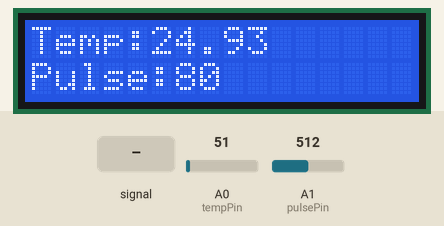
Simulated run of this sketch. Board: Arduino Uno, built with avr-gcc and run on an emulated ATmega328P. Parts: 16×2 character LCD. The inputs (shaded band) are chosen by the test bench; at power-on: A1 (pulsePin) = 512, A0 (tempPin) = 51.

Above: at 1.2 s.
1.3 s: A1 (pulsePin) fed a 200 Hz sine of ±81 counts around its level
At 2.7 s:
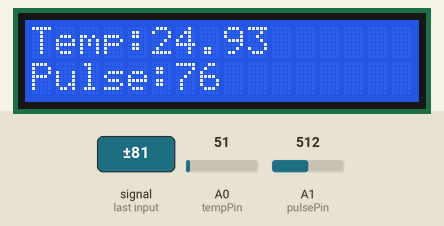
4.5 s: A1 (pulsePin) set to 716
At 5.6 s:
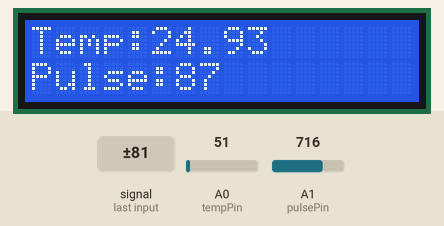
6.5 s: A0 (tempPin) set to 61
At 7.5 s:
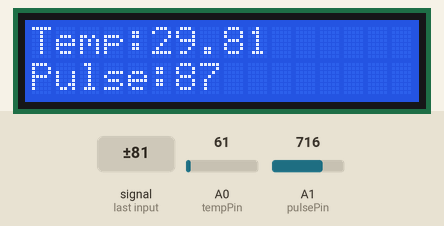
8.6 s: A1 (pulsePin) fed a 1000 Hz sine of ±255 counts around its level
At 10.4 s:
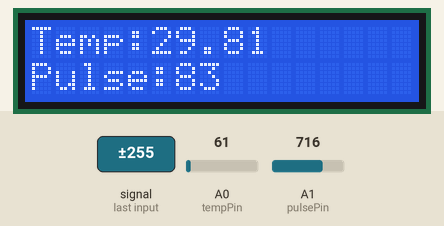
12.6 s: A0 (tempPin) set to 71
At 13.9 s:
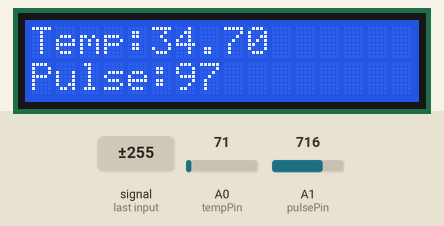
15.6 s: A1 (pulsePin) set to 900
At 17.4 s:
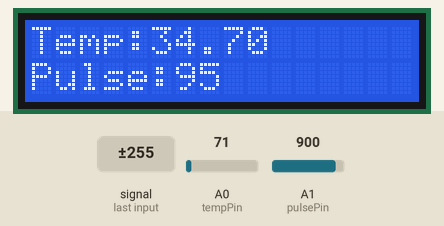
Timing chart, 0 to 18.6 s (numbered marks = the images above; inputs shaded):
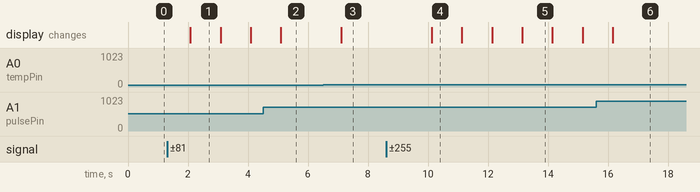

The sketch:

health_monitoring.ino
```cpp
#include <LiquidCrystal.h>

LiquidCrystal lcd(7,6,5,4,3,2);

int tempPin = A0;
int pulsePin = A1;

void setup()
{
  lcd.begin(16,2);
}

void loop()
{
  int tempValue = analogRead(tempPin);
  float voltage = tempValue * (5.0 / 1023.0);
  float temperature = voltage * 100;

  int pulseValue = analogRead(pulsePin);
  int bpm = map(pulseValue, 0, 1023, 60, 100);

  lcd.clear();

  lcd.setCursor(0,0);
  lcd.print("Temp:");
  lcd.print(temperature);

  lcd.setCursor(0,1);
  lcd.print("Pulse:");
  lcd.print(bpm);

  delay(1000);
}
```

Measured:
- after the input at 1.3 s, the display: changes after 0.78 s (image 1)
- after the input at 6.5 s, the display: changes after 0.61 s (image 3)
- after the input at 8.6 s, the display: changes after 1.5 s (image 4)
- what the display in image 4 shows lasts 1.0 s, from 10.1 s to 11.1 s
